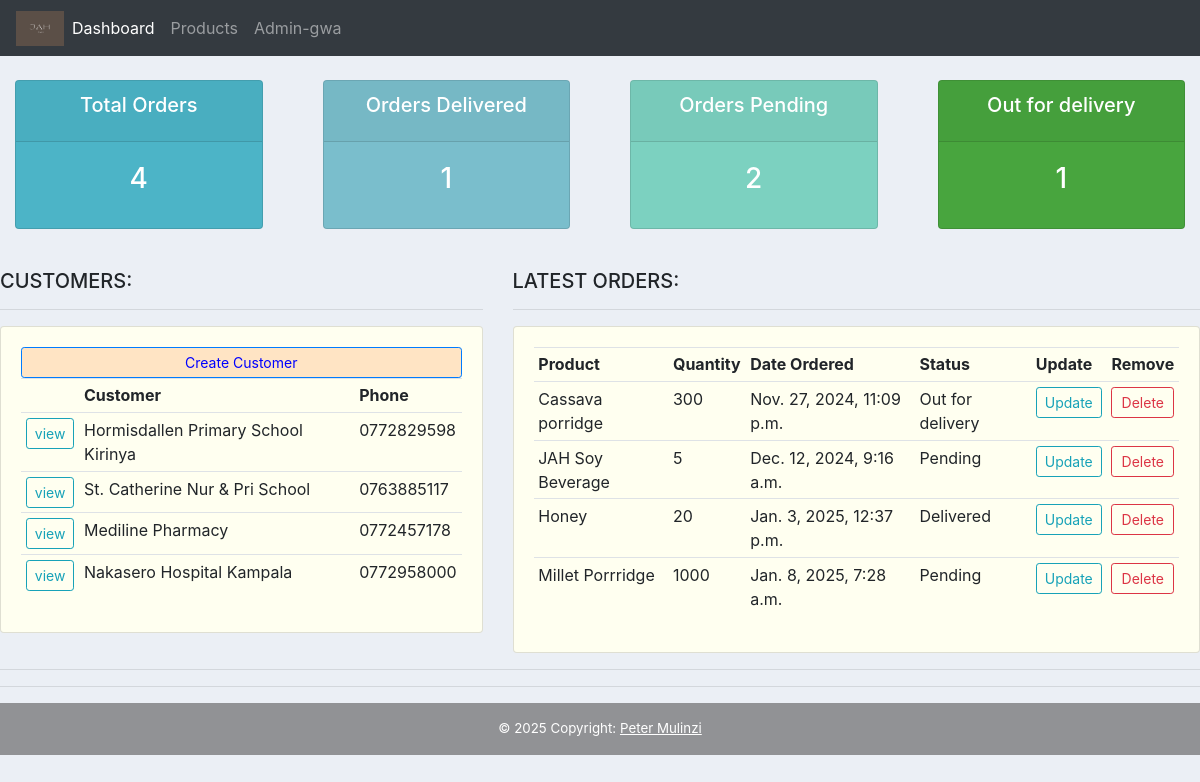
The app's page /, older data.
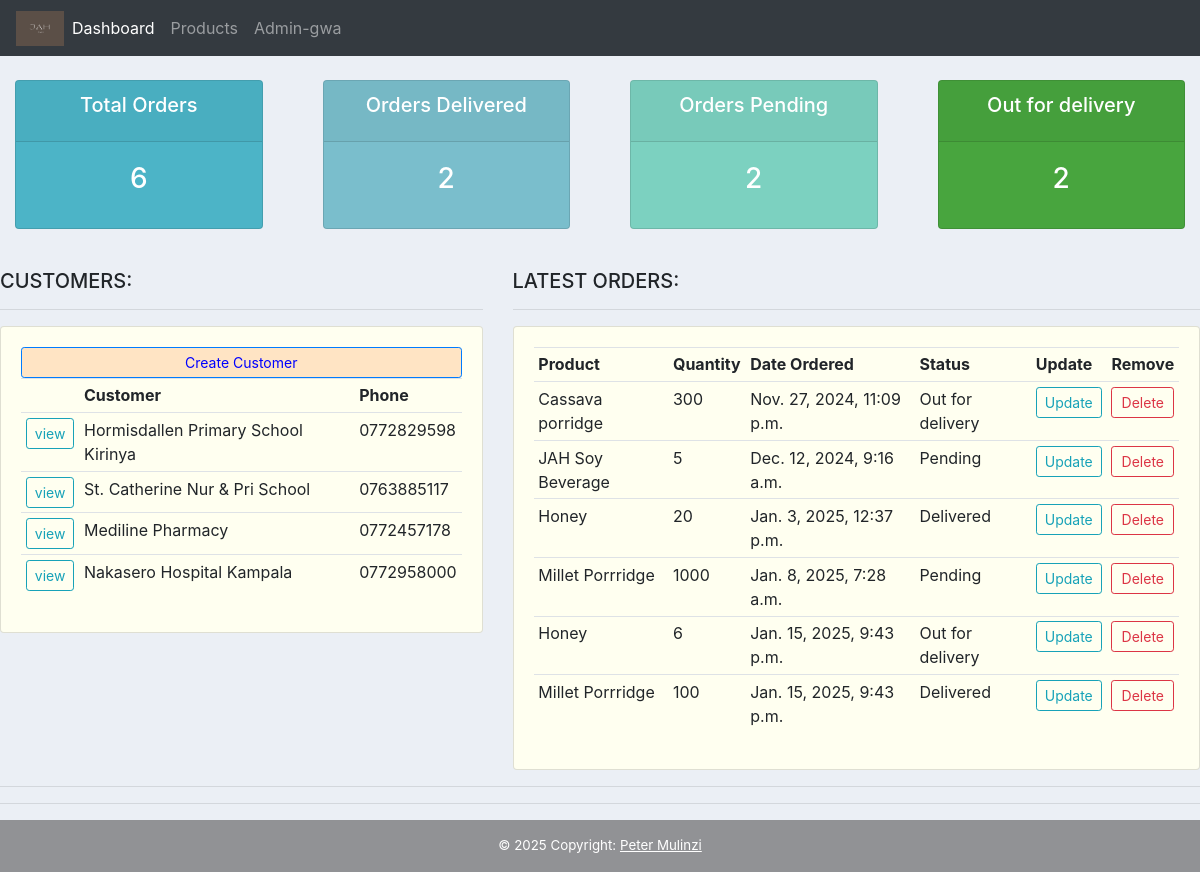
The same page, newer data.
### Jah_Accounts/models.py (models this page shows, shortened)
class Customer(models.Model):
    name = models.CharField(max_length=200, null=True)
    phone = models.CharField(max_length=200, null=True, blank=True)
    email = models.CharField(max_length=200, null=True, blank=True)
    date_created = models.DateTimeField(auto_now_add=True, null=True, blank=True)

class Order(models.Model):
    STATUS = (
        ('Pending', 'Pending'),
        ('Out for delivery', 'Out for delivery'),
        ('Delivered', 'Delivered'),
    )
    MEASUREMENT = (
        ('Kgs', 'Kgs'),
        ('Tins', 'Tins'),
    )
    Customer = models.ForeignKey(Customer, null=True, on_delete=models.SET_NULL)
    Product = models.ForeignKey(Product, null=True, on_delete=models.SET_NULL,)
    date_created = models.DateTimeField(auto_now_add=True, null=True)
    status = models.CharField(max_length=200, null=True, choices=STATUS)
    tags = models.ManyToManyField(Tag)
    Quantity = models.CharField(null=True, max_length=4)
    units = models.CharField(max_length=200, null=True, choices=MEASUREMENT,)
    note = models.CharField(max_length=200, null=True)

class Product(models.Model):
    CATEGORY = (
        ('Flour', 'Flour'),
        ('Honey', 'Honey'),
        ('Spice', 'Spice'),
    )
    name = models.CharField(max_length=200, null=True)
    price = models.FloatField(null=True)
    category = models.CharField(max_length=200, null=True, choices=CATEGORY)
    description = models.CharField(max_length=200, null = True, blank = True)
    date_created = models.DateTimeField(auto_now_add=True, null=True)
    def __str__(self):
        return self.name

### Jah_Accounts/views.py (the view)
# urls.py: path('', views.dashboard, name='home'),
def dashboard(request):
    orders = Order.objects.all()
    customers = Customer.objects.all()
    total_orders = orders.count()
    pending = Order.objects.filter(status = 'Pending').count()
    delivered = Order.objects.filter(status = 'Delivered').count()
    Out_for_Delivery =  Order.objects.filter(status = 'Out for delivery').count()
    context = {'orders': orders, 'customers': customers, 'total_orders': total_orders, 'pending': pending, 'delivered': delivered, 'Out_for_Delivery': Out_for_Delivery}
    return render(request, 'Jah_Accounts/Dashboard.html', context)

### Jah_Accounts/templates/Jah_Accounts/Dashboard.html
{% extends "Jah_Accounts/main.html" %}
{% block content %}
{% include "Jah_Accounts/status.html" %}
<br>
<div class="row">
    <div class="col-md-5">
        <h5>CUSTOMERS:</h5>
        <hr>
        <div class="card card-body" style="background-color: ivory;">
            <a class="btn btn-primary btn-sm btn-block" href="{% url "createCustomer" %}" style="background-color: bisque; color: blue; text-decoration: un;">Create Customer</a>
            <table class="table table-sm"">
                <tr>
                    <th></th>
                    <th>Customer</th>
                    <th>Phone</th>
                </tr>
                {% for customers in customers %}
                  <tr>
                    <td><a class="btn btn-sm btn-outline-info" href="{% url 'customers' customers.id %}">view</a></td>
                    <td>{{ customers.name }}</td>
                    <td>{{ customers.phone }}</td>
                  </tr>
                {% endfor %}
            </table>
        </div>
    </div>
    <div class="col-md-7">
        <h5>LATEST ORDERS:</h5>
        <hr>
        <div class="card card-body" style="background-color: ivory;">
            <table class="table table-sm">
                <tr>
                    <th>Product</th>
                    <th>Quantity</th>
                    <th>Date Ordered</th>
                    <th>Status</th>
                    <th>Update</th>
                    <th>Remove</th>
                </tr>
                {% for y in orders  %}
                    <tr>
                        <td>{{ y.Product }}</td>
                        <td>{{ y.Quantity }}</td>
                        <td>{{ y.date_created }}</td>
                        <td>{{ y.status }}</td>
                        <td><a class="btn btn-outline-info btn-sm " href="{% url 'updateOrder' y.id %}">Update</a></td>
                        <td><a class="btn btn-outline-danger btn-sm btn-block" href="{% url 'deleteOrder' y.id %}">Delete</a></td>
                    </tr>
                {% endfor %}
            </table>
        </div>
    </div>
</div>
<hr>
{% endblock %}

Row changes from the older to the newer data that the page shows:
added Order: Product "Honey", Quantity "6", date_created "Jan. 15, 2025, 9:43 p.m.", status "Out for delivery"
added Order: Product "Millet Porrridge", Quantity "100", date_created "Jan. 15, 2025, 9:43 p.m.", status "Delivered"
Text that changed along with them:
{{ total_orders|default:"0" }}: "4" → "6"
{{ delivered|default:"0" }}: "1" → "2"
{{ Out_for_Delivery|default:"0" }}: "1" → "2"
